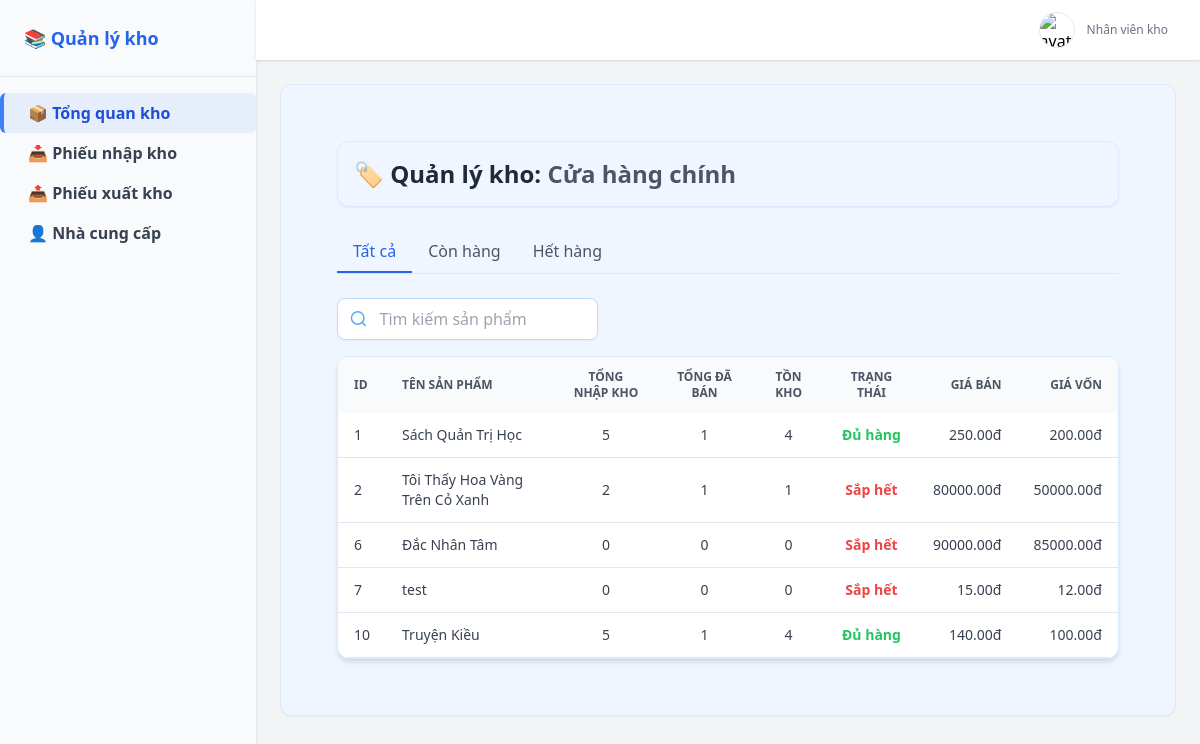
Screenshot of /employee/inventory_overview/ with the database file from the repository.
### booksale_app/models.py (models this page shows, shortened)
class Product(models.Model):
    product_name = models.CharField(
        max_length = 255,
        blank=False, null=False,
        help_text = "Tên sản phẩm"
    )
    description = models.TextField(
        blank=False, null=False,
        help_text = "Mô tả"
    )
    image = models.ImageField(upload_to='products/', null=True, blank=True)
    cost_price = models.DecimalField(
        max_digits=10,
        decimal_places=2
    )
    sell_price = models.DecimalField(
        max_digits=10,
        decimal_places=2
    )
    quantity = models.PositiveIntegerField(default=0)
    publisher = models.ForeignKey(
        Publisher,
        on_delete=models.CASCADE
    )
    category = models.ForeignKey(
        Category,
        on_delete=models.CASCADE
    )
    genre = models.ManyToManyField(
        'Genre',
        through="Genre_Item")
    cart = models.ManyToManyField(
        'Cart',
        through='Cart_Item'
    )
    order = models.ManyToManyField(
        'Order',
         through="Order_Item"
    )

### booksale_app/views/employee/inventory_overview.py (the view)
# urls.py: path('employee/inventory_overview/', inventory_overview.inventory_overview, name='inventory_list'),
def inventory_overview(request):
    search_query = request.GET.get('search', '').strip()
    tab = request.GET.get('tab', 'all')  # all / in / out
    if search_query:
        products = Product.objects.filter(product_name__icontains=search_query)
    else:
        products = Product.objects.all()
    inventory_data = []
    for product in products:
        total_imported = ImportOrder_Item.objects.filter(product=product).aggregate(
            total_imported=models.Sum('quantity'))['total_imported'] or 0
        total_sold = ExportOrder_Item.objects.filter(product=product).aggregate(
            total_sold=models.Sum('quantity'))['total_sold'] or 0
        stock = total_imported - total_sold
        available = stock if stock > 0 else 0
        low_stock_warning = stock < 2
        inventory_data.append({
            'product_code': product.id,
            'product_name': product.product_name,
            'total_imported': total_imported,
            'total_sold': total_sold,
            'stock': stock,
            'available': available,
            'sell_price': product.sell_price,
            'cost_price': product.cost_price,
            'low_stock_warning': low_stock_warning,
        })
    if tab == 'in':  # Còn hàng
        inventory_data = [item for item in inventory_data if item['stock'] >= 2]
    elif tab == 'out':  # Hết hàng
        inventory_data = [item for item in inventory_data if item['stock'] < 2]
    context = {
        'inventory': inventory_data,
        'search_query': search_query,
        'active_tab': tab,
        "page": "inventory_list",
    }
    return render(request, 'employee/inventory/inventory_list.html', context)

### booksale_app/context_processors.py (called while the page is built, shortened)
def categories_and_cart(request):
    context = {
        'categories': Category.objects.all()[:3],  # Lấy 3 categories đầu tiên cho menu
        'cart_count': 0
    }
    return context

def global_user_context(request):
    user = request.user
    is_kh = False
    role = None
    if user.is_authenticated:
        is_kh = user.groups.filter(name="KH").exists()
        if user.groups.filter(name="NVBH").exists():
            role = "NVBH"
        elif user.groups.filter(name="NVTK").exists():
            role = "NVTK"
    return {
        "is_kh": is_kh,
        "role": role,
    }

### booksale_app/templates/employee/inventory/inventory_list.html (shortened to what this page needs)
{% extends 'employee/employee_base.html' %}
{% block content %}
<div class="p-8">
  <div class="flex justify-between items-center mb-6 bg-blue-50 p-4 rounded-xl shadow-sm border border-blue-100">
    <h1 class="text-2xl font-semibold text-gray-800">
      🏷️ Quản lý kho: <span class="text-gray-600">Cửa hàng chính</span>
    </h1>
  </div>
  <div class="flex border-b mb-6">
    <a href="?tab=all{% if search_query %}&search={{ search_query|urlencode }}{% endif %}"
       class="px-4 py-2 {% if active_tab == 'all' %}text-blue-600 border-b-2 border-blue-600 font-medium{% else %}text-gray-600 hover:text-blue-600{% endif %}">
       Tất cả
    </a>
    <a href="?tab=in{% if search_query %}&search={{ search_query|urlencode }}{% endif %}"
       class="px-4 py-2 {% if active_tab == 'in' %}text-blue-600 border-b-2 border-blue-600 font-medium{% else %}text-gray-600 hover:text-blue-600{% endif %}">
       Còn hàng
    </a>
    <a href="?tab=out{% if search_query %}&search={{ search_query|urlencode }}{% endif %}"
       class="px-4 py-2 {% if active_tab == 'out' %}text-blue-600 border-b-2 border-blue-600 font-medium{% else %}text-gray-600 hover:text-blue-600{% endif %}">
       Hết hàng
    </a>
  </div>
  <div class="flex justify-between mb-4">
    <form method="get"
          class="flex items-center border border-blue-200 rounded-lg w-1/3 bg-white shadow-sm hover:shadow-md transition">
      <svg xmlns="http://www.w3.org/2000/svg" class="h-5 w-5 ml-3 text-blue-400" fill="none"
           viewBox="0 0 24 24" stroke="currentColor">
        <path stroke-linecap="round" stroke-linejoin="round" stroke-width="2"
              d="M21 21l-4.35-4.35m0 0A7.5 7.5 0 104.5 4.5a7.5 7.5 0 0012.15 12.15z"/>
      </svg>
      <input type="text" name="search" value="{{ search_query|default:'' }}"
             placeholder="Tìm kiếm sản phẩm"
             class="w-full px-3 py-2 border-0 focus:ring-0 bg-transparent"
             autocomplete="off">
    </form>
  </div>
  <div class="bg-white shadow-md rounded-xl overflow-hidden border border-blue-100">
    <table class="min-w-full text-sm text-left text-gray-700">
      <thead class="bg-gray-50 text-gray-600 uppercase text-xs">
        <tr>
          <th class="px-4 py-3">ID</th>
          <th class="px-4 py-3">Tên sản phẩm</th>
          <th class="px-4 py-3 text-center">Tổng nhập kho</th>
          <th class="px-4 py-3 text-center">Tổng đã bán</th>
          <th class="px-4 py-3 text-center">Tồn kho</th>
          <th class="px-4 py-3 text-center">Trạng thái</th>
          <th class="px-4 py-3 text-right">Giá bán</th>
          <th class="px-4 py-3 text-right">Giá vốn</th>
        </tr>
      </thead>
      <tbody>
        {% for item in inventory %}
        <tr class="border-b hover:bg-blue-50 transition">
          <td class="px-4 py-3">{{ item.product_code }}</td>
          <td class="px-4 py-3">{{ item.product_name }}</td>
          <td class="px-4 py-3 text-center">{{ item.total_imported }}</td>
          <td class="px-4 py-3 text-center">{{ item.total_sold }}</td>
          <td class="px-4 py-3 text-center">{{ item.stock }}</td>
          <td class="px-4 py-3 text-center">
            {% if item.stock < 2 %}
              <span class="text-red-500 font-semibold">Sắp hết</span>
            {% else %}
              <span class="text-green-500 font-semibold">Đủ hàng</span>
            {% endif %}
          </td>
          <td class="px-4 py-3 text-right">{{ item.sell_price }}đ</td>
          <td class="px-4 py-3 text-right">{{ item.cost_price }}đ</td>
        </tr>
        {% empty %}
        <tr><td colspan="8" class="px-4 py-6 text-center text-gray-400">Không có sản phẩm nào</td></tr>
        {% endfor %}
      </tbody>
    </table>
  </div>
</div>
{% endblock %}

### rows the page displays
Product: product_name "Sách Quản Trị Học", sell_price "250.00", cost_price "200.00"
Product: product_name "Tôi Thấy Hoa Vàng Trên Cỏ Xanh", sell_price "80000.00", cost_price "50000.00"
Product: product_name "Đắc Nhân Tâm", sell_price "90000.00", cost_price "85000.00"
Product: product_code "7", product_name "test", total_imported "0", total_sold "0", stock "0", shows "Sắp hết", sell_price "15.00", cost_price "12.00"
Product: product_name "Truyện Kiều", sell_price "140.00", cost_price "100.00"

### other values shown
{{ item.product_code }} "1" "2" "6" "10"
{{ item.total_imported }} "5" "2" "0" "5"
{{ item.total_sold }} "1" "1" "0" "1"
{{ item.stock }} "4" "1" "0" "4"
